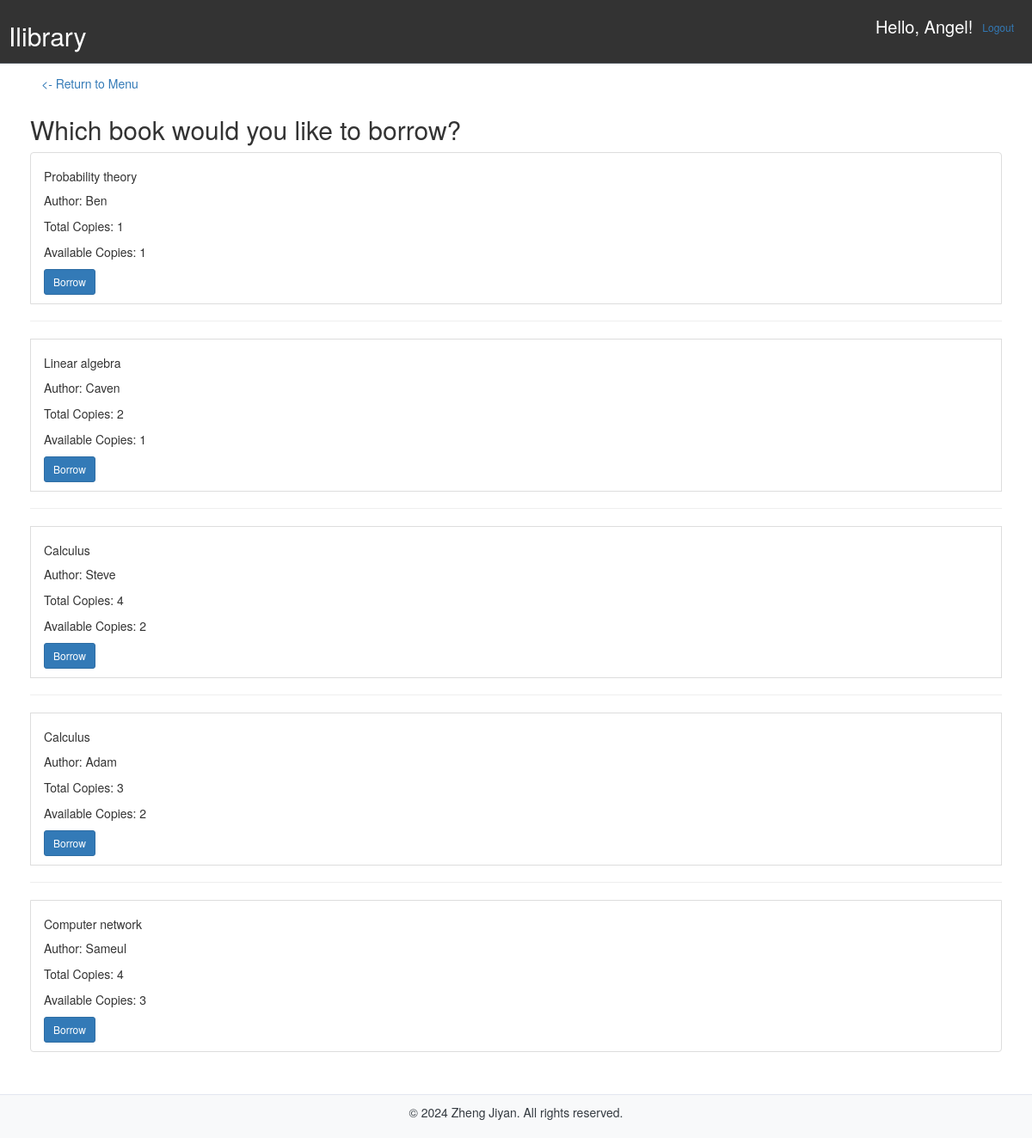
Screenshot of /borrow (signed in) with the database file from the repository.
### tables this page shows
CREATE TABLE "Student" (
                    Id INTEGER PRIMARY KEY,
                    Name VARCHAR(50),
                    BorrowCount INTEGER,
                    Password VARCHAR(50)
                , Gender VARCHAR(20), Telephone VARCHAR(20), Major VARCHAR(20));

CREATE TABLE Book (
                BookId INTEGER PRIMARY KEY,
                Title VARCHAR(50),
                Author VARCHAR(50),
                TotalCopies INTEGER,
                AvailableCopies INTEGER
            );

### app.py (the view, shortened to what this page needs)
@app.route('/borrow')
@login_required
def borrow():
    title = request.args.get('title')
    author = request.args.get('author')
    con = get_db()
    cur = con.cursor()
    message = ("", "")
    error = ("", "")
    borrowed = ("", "")
    full = ("", "")
    books = cur.execute("SELECT * FROM Book").fetchall()
    return render_template('borrow.html', books=books, message=message, error=error, borrowed=borrowed, full=full)

### app.py (called while the page is built)
@login_manager.user_loader
def load_user(user_id):
    cur = sqlite3.connect('library.db').cursor()
    if user_id == "0":
        print("admin")
        res = cur.execute("SELECT * FROM Admin WHERE Id = ?", (user_id,))
    else:
        res = cur.execute("SELECT * FROM Student WHERE Id = ?", (user_id,))
    result = res.fetchone()
    if result:
        return User(result[0], result[1], (user_id==0))
    return None

def get_db():
    db = getattr(g, '_database', None)
    if db is None:
        db = g._database = sqlite3.connect(DATABASE)
    return db

@app.before_request
def connect_database():
    get_db()

@app.teardown_request
def teardown_request(exception):
    db = getattr(g, '_database', None)
    if db is not None:
        db.close()
    return None

### templates/borrow.html (shortened to what this page needs)
{% extends 'base.html' %}
{% block header_right %}
<p class="text-right">
    Hello, {{ current_user.username }}!
    <a href="{{ url_for('logout') }}" class="btn btn-sm btn-outline-secondary">Logout</a>
</p>
{% endblock %}
{% block content %}
<div class="container mt-4">
    <div class="d-flex justify-content-between mb-4">
        <a href="{{ url_for('menu') }}" class="btn btn-link">&lt;- Return to Menu</a>
        <h2>Which book would you like to borrow?</h2>
    </div>
    <div class="list-group">
        {% for book in books %}
        <div class="list-group-item">
            <h5 class="mb-1">{{ book[1] }}</h5>
            <p class="mb-1">Author: {{ book[2] }}</p>
            <p class="mb-1">Total Copies: {{ book[3] }}</p>
            <p class="mb-1">Available Copies: {{ book[4] }}</p>
            <a href="{{ url_for('borrow', title=book[1], author=book[2]) }}" class="btn btn-sm btn-primary">Borrow</a>
        </div>
        {% if not loop.last %}
        <hr class="my-0">
        {% endif %}
        {% endfor %}
    </div>
</div>
{% endblock %}

### templates/base.html (shortened to what this page needs)
{% extends "bootstrap/base.html" %}
{% block head %}
{{ super() }}
{% endblock %}
{% block body %}
<header class="fixed-header">
    <div class="header-left">
        <h1>Ilibrary</h1>
    </div>
    <div class="header-right">
        {% block header_right %}<p>Hello!</p>{% endblock %}
    </div>
</header>
<div class="main-content">
    {% block content %}Main content{% endblock %}
</div>
<footer class="fixed-footer">
    <p>&copy; 2024 Zheng Jiyan. All rights reserved.</p>
</footer>
{% endblock %}

### templates/base.html (style rules this page uses)
.fixed-header { position: fixed; top: 0; width: 100%; z-index: 1000; background-color: #333; color: white; display: flex; justify-content: space-between; align-items: center; padding: 0.5rem 1rem; border-bottom: 1px solid #495057; }
.header-left h1 { font-size: 3rem; display: flex; align-items: center; }
.header-right p { font-size: 2rem; display: flex; align-items: center; }
.main-content { margin-top: 60px; margin-bottom: 60px; padding: 20px; display: flex; justify-content: center; }
.fixed-footer { position: fixed; bottom: 0; width: 100%; z-index: 1000; background-color: #f8f9fa; color: #343a40; padding: 10px 0; text-align: center; border-top: 1px solid #e3e6f0; }

### rows the page displays
Student: username "Angel"
Book: Title "Probability theory", Author "Ben", TotalCopies "1", AvailableCopies "1"
Book: Title "Linear algebra", Author "Caven", TotalCopies "2", AvailableCopies "1"
Book: Title "Calculus", Author "Steve", TotalCopies "4", AvailableCopies "2"
Book: Title "Calculus", Author "Adam", TotalCopies "3", AvailableCopies "2"
Book: Title "Computer network", Author "Sameul", TotalCopies "4", AvailableCopies "3"
